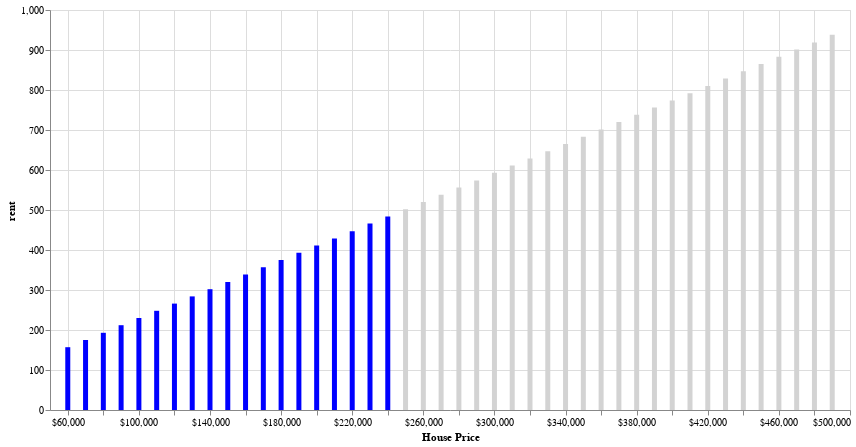

Source (notebook cell):
### Code cell
MAX_COST = 500
bars = alt.Chart(
    alt.sequence(
        60 * 1000,
        500 * 1000,
        10000,
        as_='cost'
    )
).transform_calculate(
    **calculations
).mark_bar().encode(
    y='rent:Q',
    x=alt.X('cost:Q', axis=alt.Axis(format='$,.0f', title='House Price')),
    tooltip=alt.Tooltip(['rent:Q', 'cost:Q']),
    color=alt.condition(
        datum.rent < MAX_COST,
        alt.value('blue'),
        alt.value('lightgray')
    )
)

# text = bars.mark_text(
#     align='right',
# #     baseline='middle',
#     dx=3  # Nudges text to right so it doesn't appear on top of the bar
# ).encode(
#     text='cost:Q'
# )

# bars = source
# bars
bars.add_selection(
    lease_term_selection
).add_selection(
    interest_selection
).add_selection(
    savings_selection
).add_selection(
    tax_selection
).add_selection(
    insurance_selection
).add_selection(
    utilities_selection
).add_selection(
    closing_fee_selection
).add_selection(
    rooms_selection
).properties(
    width=800,
    height=400
)
# bars

### Figure 1 — Vega-Lite specification as saved in the notebook (floating-point values rounded to 4 significant figures)
{"config": {"view": {"continuousWidth": 400, "continuousHeight": 300}}, "data": {"sequence": {"start": 60000, "stop": 500000, "step": 10000, "as": "cost"}}, "mark": "bar", "encoding": {"color": {"condition": {"value": "blue", "test": "(datum.rent < 500)"}, "value": "lightgray"}, "tooltip": [{"type": "quantitative", "field": "rent"}, {"type": "quantitative", "field": "cost"}], "x": {"type": "quantitative", "axis": {"format": "$,.0f", "title": "House Price"}, "field": "cost"}, "y": {"type": "quantitative", "field": "rent"}}, "height": 400, "selection": {"selector001": {"type": "single", "bind": {"input": "range", "max": 45, "min": 0, "name": "Lease Term", "step": 5}, "fields": ["_"], "init": {"_": 30}}, "selector002": {"type": "single", "bind": {"input": "range", "max": 10, "min": 0.1, "name": "Interest Rate", "step": 0.1}, "fields": ["_"], "init": {"_": 3}}, "selector003": {"type": "single", "bind": {"input": "range", "max": 20, "min": 0, "name": "Savings (annually, % of home value)", "step": 1}, "fields": ["_"], "init": {"_": 2}}, "selector004": {"type": "single", "bind": {"input": "range", "max": 2.2, "min": 1.0, "name": "Tax Rate", "step": 0.1}, "fields": ["_"], "init": {"_": 1.5}}, "selector005": {"type": "single", "bind": {"input": "range", "max": 2200, "min": 1200, "name": "Insurance (yearly, for 4 rooms)", "step": 10}, "fields": ["_"], "init": {"_": 1700}}, "selector006": {"type": "single", "bind": {"input": "range", "max": 100, "min": 0, "name": "Uilities (monthly, per Room)", "step": 0.1}, "fields": ["_"], "init": {"_": 50}}, "selector007": {"type": "single", "bind": {"input": "range", "max": 5, "min": 0, "name": "Closing Fee Rate", "step": 1}, "fields": ["_"], "init": {"_": 3}}, "selector008": {"type": "single", "bind": {"input": "range", "max": 7, "min": 1, "name": "Rooms", "step": 1}, "fields": ["_"], "init": {"_": 4}}}, "transform": [{"calculate": "round(if((selector001._ <= 0),(((selector002._ / 12) / 100) * (datum.cost + round(((datum.cost * selector007._) / 100)))),((((selector002._ / 12) / 100) * (datum.cost + round(((datum.cost * selector007._) / 100)))) / (1 - pow((1 + ((selector002._ / 12) / 100)),(-(selector001._ * 12)))))))", "as": "mortgage_payment"}, {"calculate": "round(((datum.cost * (selector003._ / 100)) / 12))", "as": "savings_month"}, {"calculate": "round((((datum.cost * selector004._) / 100) / 12))", "as": "tax_month"}, {"calculate": "round((selector005._ / 12))", "as": "insurance_month"}, {"calculate": "round(selector006._)", "as": "utilities"}, {"calculate": "((((datum.mortgage_payment + datum.savings_month) + datum.tax_month) + datum.insurance_month) + datum.utilities)", "as": "total_monthly"}, {"calculate": "round((datum.total_monthly / selector008._))", "as": "rent"}], "width": 800, "$schema": "https://vega.github.io/schema/vega-lite/v4.8.1.json"}
